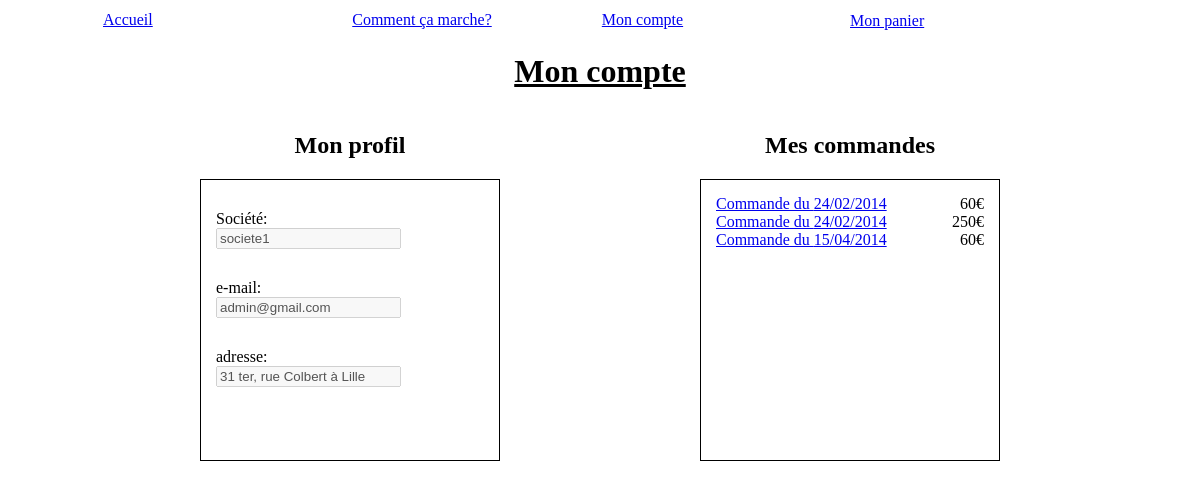
Screenshot of /mySpace.html (signed in) with the database file from the repository.
### tables this page shows
CREATE TABLE IF NOT EXISTS `user` (
  `id` int(11) NOT NULL AUTO_INCREMENT,
  `password` varchar(32) NOT NULL,
  `mail` varchar(50) NOT NULL,
  `adresse` varchar(250) NOT NULL DEFAULT '',
  `societe` varchar(100) NOT NULL,
  `adm` int(11) NOT NULL DEFAULT '0',
  PRIMARY KEY (`id`)
);

### controleurs/mySpace.php (called while the page is built)
<?php
require_once('./modeles/mySpace.php');
    $orders = getOrders($auth);
    $infos = getMyInfos($auth);
require_once('./vues/mySpace.php');
?>

### modeles/mySpace.php (called while the page is built, shortened)
<?php
function getMyInfos($auth){
    $getinfos = $auth->prepare('SELECT * FROM user WHERE id = :id AND mail = :mail');
    $getinfos->bindValue(":id", $_SESSION['id'], PDO::PARAM_INT);
    $getinfos->bindValue(":mail", $_SESSION['mail'], PDO::PARAM_STR);
    $getinfos->execute();
    $getInfo = $getinfos->fetch();
    if(!empty($getInfo)){
        return $getInfo;
    }
}
    function getOrders($auth){
        $getOrders = $auth->prepare('SELECT * FROM commande WHERE idUser = :idUser');
        $getOrders->bindValue(":idUser", $_SESSION['id'], PDO::PARAM_INT);
        $getOrders->execute();
        $i = 0;
        while ($donnees = $getOrders->fetch()) {
            $order[$i]['priceCmd'] = 0;
            $order[$i]['id'] = $donnees['id'];
            $order[$i]['date'] = date("d/m/Y", strtotime($donnees['dateCommande']));
            $order[$i]['keyOrder'] = $donnees['keyOrder'];
            $gets = $auth->prepare('SELECT * FROM orderdetails WHERE idOrder = :idOrder');
            $gets->bindValue(":idOrder", $donnees['id'], PDO::PARAM_INT);
            $gets->execute();
            while($donnees2 = $gets->fetch()){
                $order[$i]['priceCmd'] += $donnees2['unitPrice']*$donnees2['quantity'];
            }
            $i++;
        }
        return $order;
    }
?>

### vues/mySpace.php
<div class="width1000">
    <h1 class="underline center">Mon compte</h1>
    <div class="width500 left">
        <div style="width: 300px; margin: auto;">
            <h2 class="center">Mon profil</h2>
            <div style="border: 1px solid black; padding: 15px; height: 250px;">
                <form id="userSettings">
                    <div class="spaceBot">
                        <label for="societe">Société: </label>
                        <input type="text" id="societe" name="societe" value="<?php if(!empty($infos['societe'])){echo $infos['societe'];} ?>" disabled><br/>
                    </div>
                    <div class="spaceBot">
                    <label for="e-mail">e-mail: </label>
                    <input type="email" id="email" name="email" value="<?php if(!empty($infos['mail'])){echo $infos['mail'];} ?>" disabled><br/>
                    </div>
                    <div class="spaceBot">
                    <label for="adresse">adresse: </label>
                    <input type="text" id="adresse" name="adresse" value="<?php if(!empty($infos['adresse'])){echo $infos['adresse'];} ?>" disabled><br/>
                    </div>
                </form>
            </div>
        </div>
    </div>
    <div class="width500 left">
        <div style="width: 300px; margin: auto;">
            <h2 class="center">Mes commandes</h2>
            <div style="border: 1px solid black; padding: 15px; height: 250px;">
                <?php
                    foreach($orders as $order){
                        echo "<a href='OrderDetail-".$order['keyOrder'].".html'>Commande du ".$order['date']."</a> <span class='right'>".$order['priceCmd']."€</span><br/>";
                    }
                ?>
            </div>
        </div>
    </div>
</div>

### design.css (style rules this page uses)
body { background-color: #ffffff; }
.underline { text-decoration: underline; }
.center { text-align: center; }
.width1000 { width: 1000px; margin: auto; }
.width500 { width: 500px; margin: auto; }
.right { float: right; }
.left { float: left; }
#userSettings label { display: block; width: 6em; float: left; }
.spaceBot { padding-bottom: 15px; padding-top: 15px; }

### rows the page displays
user: societe "societe1", email "admin@gmail.com", adresse "31 ter, rue Colbert à Lille"

### other values shown
$order['date'] "24/02/2014"
$order['priceCmd'] "60"
$order['priceCmd'] "250"
$order['date'] "15/04/2014"
